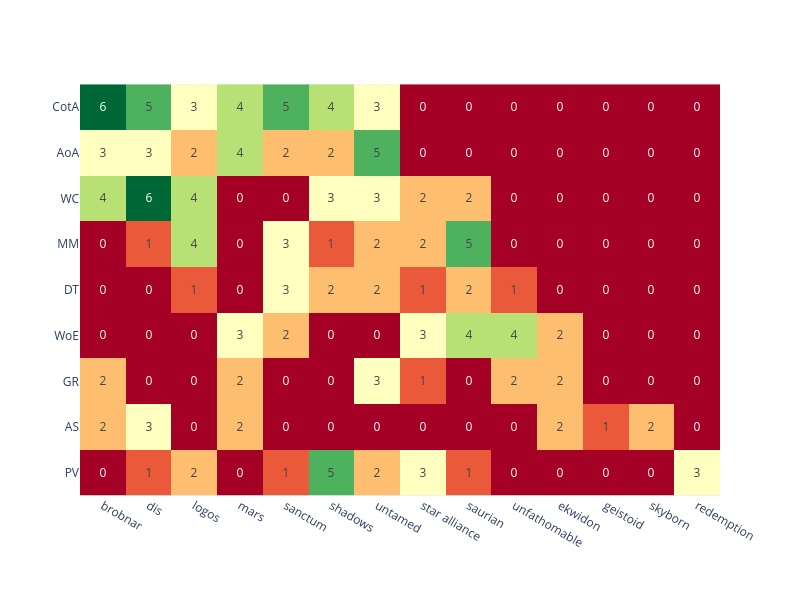

Write notebook code for a chart like this one.
### Code cell
plots.plot_deck_overview(deck_df)

### Figure 1 — Plotly figure (JSON) as saved in the notebook; plotly's stock layout.template omitted (floating-point values rounded to 4 significant figures)
{"data": [{"coloraxis": "coloraxis", "hovertemplate": "<b>Set:</b> %{y}<br><b>House:</b> %{x}<extra></extra>", "name": "0", "texttemplate": "%{z}", "type": "heatmap", "x": ["brobnar", "dis", "logos", "mars", "sanctum", "shadows", "untamed", "star alliance", "saurian", "unfathomable", "ekwidon", "geistoid", "skyborn", "redemption"], "xaxis": "x", "y": ["CotA", "AoA", "WC", "MM", "DT", "WoE", "GR", "AS", "PV"], "yaxis": "y", "z": [[6, 5, 3, 4, 5, 4, 3, 0, 0, 0, 0, 0, 0, 0], [3, 3, 2, 4, 2, 2, 5, 0, 0, 0, 0, 0, 0, 0], [4, 6, 4, 0, 0, 3, 3, 2, 2, 0, 0, 0, 0, 0], [0, 1, 4, 0, 3, 1, 2, 2, 5, 0, 0, 0, 0, 0], [0, 0, 1, 0, 3, 2, 2, 1, 2, 1, 0, 0, 0, 0], [0, 0, 0, 3, 2, 0, 0, 3, 4, 4, 2, 0, 0, 0], [2, 0, 0, 2, 0, 0, 3, 1, 0, 2, 2, 0, 0, 0], [2, 3, 0, 2, 0, 0, 0, 0, 0, 0, 2, 1, 2, 0], [0, 1, 2, 0, 1, 5, 2, 3, 1, 0, 0, 0, 0, 3]]}], "layout": {"coloraxis": {"colorscale": [[0, "rgb(165,0,38)"], [0.1, "rgb(215,48,39)"], [0.2, "rgb(244,109,67)"], [0.3, "rgb(253,174,97)"], [0.4, "rgb(254,224,139)"], [0.5, "rgb(255,255,191)"], [0.6, "rgb(217,239,139)"], [0.7, "rgb(166,217,106)"], [0.8, "rgb(102,189,99)"], [0.9, "rgb(26,152,80)"], [1, "rgb(0,104,55)"]], "showscale": false}, "height": 600, "margin": {"t": 60}, "width": 800, "xaxis": {"anchor": "y", "autorange": true, "constrain": "domain", "domain": [0, 1], "range": [-0.5, 13.5], "scaleanchor": "y", "type": "category"}, "yaxis": {"anchor": "x", "autorange": true, "constrain": "domain", "domain": [0.0528, 0.9472], "range": [8.5, -0.5], "type": "category"}}}
